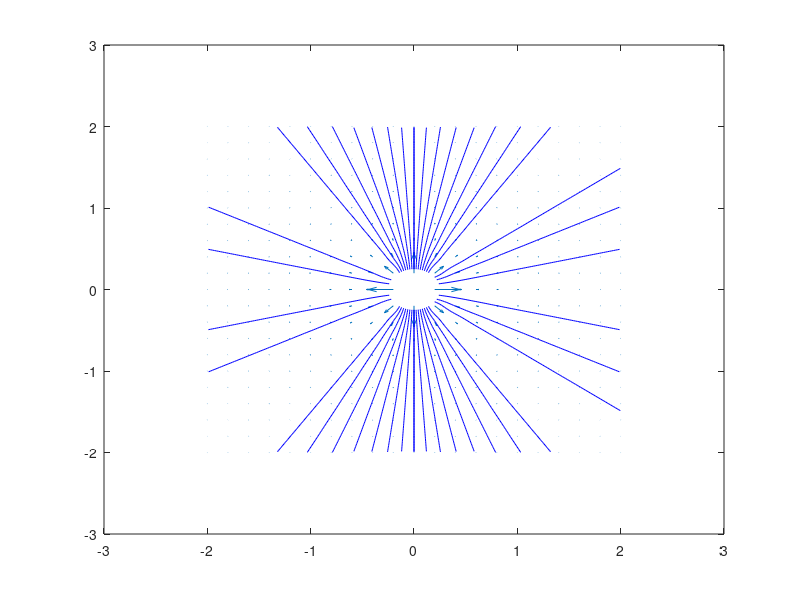

Write the MATLAB code that produced this figure.
% E-field of a point charge.
%range = [-2 -1.8 -1.6 -1.4 -1.2 -1.0 -0.8 -0.6 -0.4 -0.2 -0.1 0.1  0.2 0.4 0.6 0.8 1.0 1.2 1.4 1.6 1.8 2.0];
startx = 0:0.02:0.25;
starty = sqrt(0.25^2-startx.^2);

[x,y] = meshgrid(-2:0.2:2);
Ex = x./(x.^2+y.^2).^(1.5);
Ey = y./(x.^2+y.^2).^(1.5);


quiver(x,y,Ex,Ey)
hold on
streamline(x,y,Ex,Ey,startx,starty)
streamline(x,y,Ex,Ey,-startx,starty)
streamline(x,y,Ex,Ey,-startx,-starty)
streamline(x,y,Ex,Ey,startx,-starty)